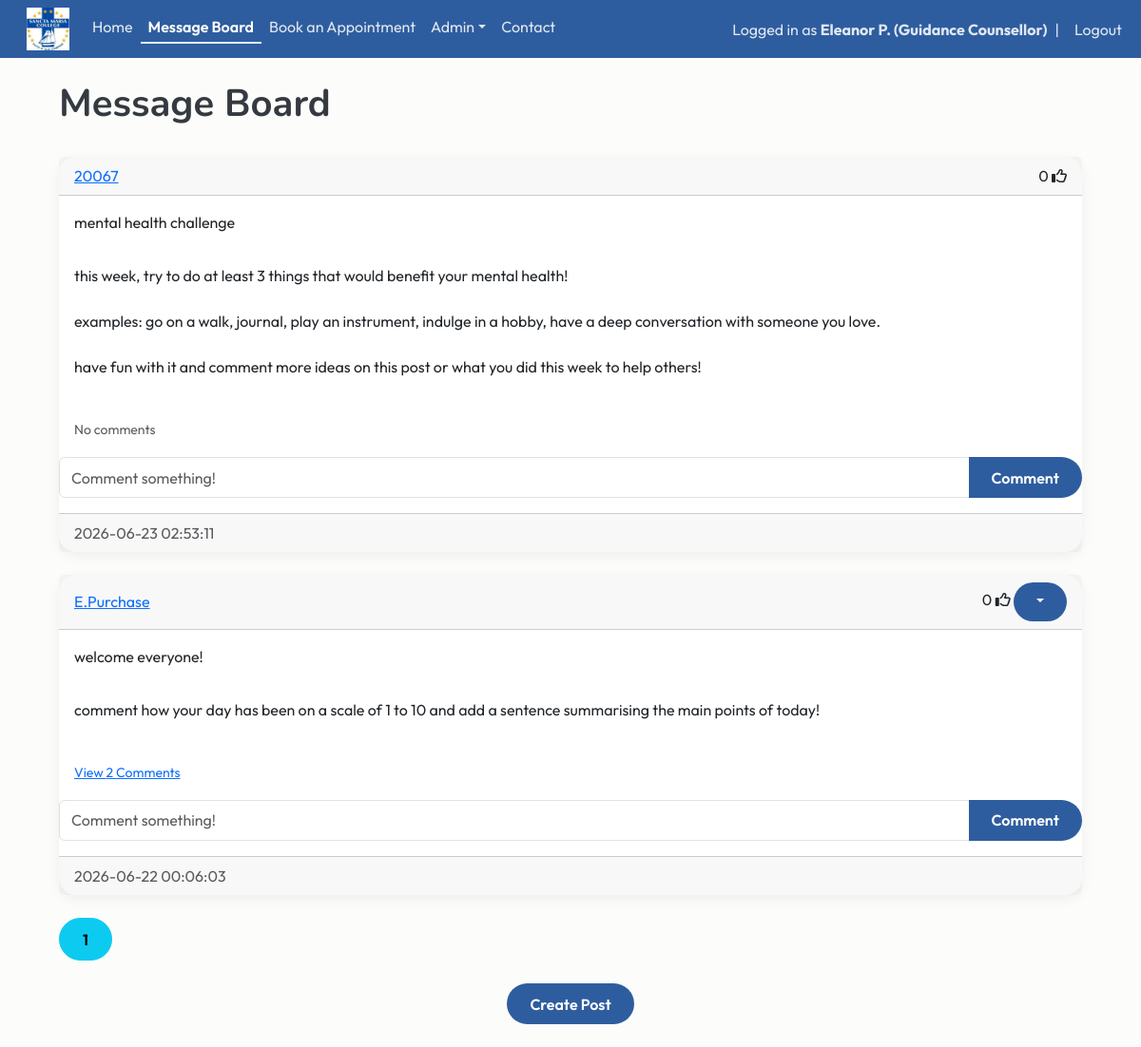
/blog (signed in), run on the app's committed database.
### website/models.py (models this page shows)
class User(db.Model, UserMixin):
    id = db.Column(db.Integer, primary_key=True)
    email = db.Column(db.String(150), unique=True)
    fname = db.Column(db.String(20))
    lname = db.Column(db.String(20))
    username = db.Column(db.String(150), unique=True)
    role = db.Column(db.String(150))
    password = db.Column(db.String(150))
    date_created = db.Column(db.DateTime(timezone=True), default=func.now())
    posts = db.relationship('Post', backref='user', passive_deletes=True)
    comments = db.relationship('Comment', backref='user', passive_deletes=True)
    likes = db.relationship('Like', backref='user', passive_deletes=True)
    appointments = db.relationship('Appointment', foreign_keys="Appointment.counsellor_id", back_populates="counsellor")

class Post(db.Model):
    id = db.Column(db.Integer, primary_key=True)
    title = db.Column(db.String(150), unique=False)
    content = db.Column(db.Text, nullable=False)
    date_created = db.Column(db.DateTime(timezone=True), default=func.now())
    author = db.Column(db.Integer, db.ForeignKey('user.id', ondelete="CASCADE"), nullable=False)
    comments = db.relationship('Comment', backref='post', passive_deletes=True)
    likes = db.relationship('Like', backref='post', passive_deletes=True)

### website/views.py (the view)
@views.route("/blog")
@login_required
def blog():
    page = request.args.get('page', 1, type=int)
    posts = Post.query.order_by(Post.date_created.desc()).paginate(page=page, per_page=4)
    return render_template("blog.html", user=current_user, posts=posts, endpoint='views.blog')

### website/__init__.py (called while the page is built)
def create_app():
    app = Flask(__name__)
    app.config['SECRET_KEY'] = "DQiAlMIU5u5eeLDw4KPMHx4d"
    app.config['SQLALCHEMY_DATABASE_URI'] = f'sqlite:///{DB_NAME}'
    db.init_app(app)
    from .views import views
    from .auth import auth
    app.register_blueprint(views, url_prefix="/")
    app.register_blueprint(auth, url_prefix="/")
    from .models import User, Post
    with app.app_context():
        db.create_all()
    login_manager = LoginManager()
    login_manager.login_view = "auth.login"
    login_manager.init_app(app)
    @login_manager.user_loader
    def load_user(id):
        return User.query.get(int(id))
    return app

### website/templates/blog.html
{% extends "posts_div.html"%} {% block title %} Message Board {% endblock %}

### website/templates/posts_div.html (shortened to what this page needs)
{% extends "template.html"%} {% block title %} Message Board {% endblock %}
{% block content%}
<div class="container">
    <br/>
    <h1>{% block header %} Message Board {% endblock %}</h1>
    <br/>
    <div id="posts">
        {% for post in posts %}
        <div class="card border-dark">
            <div class="card-header d-flex justify-content-between align-items-center">
                <a href="/posts/{{post.user.username}}">{{post.user.username}}</a>
                <div>
                    <span id="likes-count-{{post.id}}">{{ post.likes|length }}</span>
                    {% if user.id in post.likes|map(attribute="author")|list %}
                    <i class="fas fa-thumbs-up" id="like-button-{{post.id}}" onclick="like({{post.id}})"></i>
                    {% else %}
                    <i class="far fa-thumbs-up" id="like-button-{{post.id}}" onclick="like({{post.id}})"></i>
                    {% endif %}
                        {% if user.id == post.author %}
                        <div class="btn-group">
                            <button type="button" class="btn btn-primary btn-sm dropdown-toggle" data-bs-toggle="dropdown"></button>
                        </div>
                        {% endif %}
                </div>
            </div>
            <div class ="card-body">
                <div class="card-text">{{post.title}}</div>
            </div>
            <div class ="card-body">
                <div class="card-text">{{post.content | replace('\n', '<br>') | safe}}</div>
            </div>
            <br/>
            <p class="card-text ms-3">
                {% if post.comments|length > 0 %}
                <a data-bs-toggle="collapse" href="#comments-{{post.id}}" role="button">
                    <small>View {{post.comments|length}} Comments</small>
                </a>
                {% else %}
                <small class="text-muted">No comments</small>
                {% endif %}
            </p>
            <form class="input-group mb-3" method="POST" action="/create-comment/{{post.id}}">
                <input type="text" id="text" name="text" class="form-control" placeholder="Comment something!"/>
                <button type="submit" class="btn btn-primary">Comment</button>
            </form >
            <div class ="card-footer text-muted">{{post.date_created}}</div>
        </div>
        <br/>
        {% endfor %}
    </div>
    {% for page_num in posts.iter_pages(left_edge=1, right_edge=1, left_current=1, right_current=2) %}
    {% if page_num %}
    {% if endpoint == 'views.posts' %}
    {% set page_url = url_for(endpoint, username=username, page=page_num) %}
    {% else %}
    {% set page_url = url_for(endpoint, page=page_num) %}
    {% endif %}
    {% if posts.page == page_num %}
    <a class="btn btn-info mb-4" href="{{ page_url }}">{{page_num}}</a>
    {% else %}
    <a class="btn btn-outline-info mb-4" href="{{ page_url }}">{{page_num}}</a>
    {% endif %}
    {% else %}
    ...
    {% endif %}
    {% endfor %}
    {% block footer %}
    <div align="center">
        <a href="/create-post">
            <button type="button" class="btn btn-primary btn-large">
                Create Post
            </button>
        </a>
    </div>
    <br/>
</div>
{% endblock %}
{% endblock %}

### website/templates/template.html (shortened to what this page needs)
<!DOCTYPE html>
<html>
    <head>
        <link href="https://cdn.jsdelivr.net/npm/bootstrap@5.3.8/dist/css/bootstrap.min.css" rel="stylesheet">
        <link rel="stylesheet" type="text/css" href="{{ url_for('static', filename='main.css') }}">
    </head>
    <body>
        <nav class="navbar navbar-expand-lg">
            <div class="container-fluid">
              <div class="collapse navbar-collapse" id="navbarSupportedContent">
                <ul class="navbar-nav me-auto mb-2 mb-lg-0">
                  <li class="nav-item">
                      <a class="navbar-brand" href="/home">
                          <img src="{{ url_for('static', filename='img/schoollogo.jpg') }}" width="45px" height="45px">
                      </a>
                  </li>
                  <li class="nav-item">
                      <a class="nav-link {% if request.path == '/home' %}active{% endif %}" href="/home">Home</a>
                  </li>
                  {% if user.is_authenticated %}
                  <li class="nav-item">
                    <a class="nav-link {% if request.path == '/blog' %}active{% endif %}" href="/blog">Message Board</a>
                  </li>
                  <li class="nav-item">
                      <a class="nav-link {% if request.path == '/book-appointment' %}active{% endif %}" href="/book-appointment">Book an Appointment</a>
                  </li>
                  {% if current_user.role == "Guidance Counsellor" %}
                  <li class="nav-item dropdown">
                    <a class="nav-link dropdown-toggle {% if request.path in ['/notifications', '/permissions'] %}active{% endif %}" href="#" role="button" data-bs-toggle="dropdown" aria-expanded="false">Admin</a>
                  </li>
                  {% endif %}
                  {% endif %}
                  <li class="nav-item">
                      <a class="nav-link {% if request.path == '/contact' %}active{% endif %}" href="/contact">Contact</a>
                  </li>
                </ul>
                <ul class="navbar-nav ms-auto align-items-center">
                {% if user.is_authenticated %}
                <li class="nav-item">
                    <span class="navbar-text">
                        Logged in as <strong>{{ user.fname }} {{ user.lname[0] }}. ({{ user.role }})</strong>
                    </span>
                </li>
                <li class="nav-item mx-2">
                    <span class="navbar-text">|</span>
                </li>
                <li class="nav-item">
                    <a class="nav-link py-0" href="/logout">Logout</a>
                </li>
                {% endif %}
                </ul>
              </div>
            </div>
          </nav>
        <main>{% block content %} {% endblock %}</main>
      </body>
</html>

### website/static/main.css (style rules this page uses)
:root { --navy: #2E5D9F; --blue: #5D8CC7; --seafoam: #e7f3fc; --light-blue: #F5FAFE; --cream: #FCFCFA; --text: #343A40; --danger: #C86B6B; --radius: 18px; --section-padding: 6rem; }
.navbar { background-color:var(--navy); }
.navbar .nav-link, .navbar .navbar-text { color: rgba(255,255,255,0.85); transition: 0.2s ease; }
.navbar .nav-link.active { color: #FFFFFF; font-weight: 600; border-bottom: 2px solid var(--seafoam); padding-bottom: 4px; }
body { background-color: var(--cream); color: var(--text); font-family: 'Outfit', Arial, sans-serif; }
h1,h2,h3 { font-family: 'Nunito', Arial, sans-serif; font-weight: 700; }
p { line-height:1.7; }
.container { max-width: 1100px; }
.card { border: none; border-radius: var(--radius); box-shadow: 0 4px 14px rgba(0,0,0,0.06); transition: transform 0.25s ease, box-shadow 0.25s ease; }
.btn { border-radius: 30px; padding: .6rem 1.5rem; font-weight: 600; transition: .25s ease; }
.btn-primary { background: var(--navy); border: none; }

### data on the page
User: fname "Eleanor", lname "P", role "Guidance Counsellor"
Post: user.username "20067", likes|length "0", title "mental health challenge", content "this week, try to do at least 3 things that would benefit your mental health! examples: go on a walk, journal, play an instrument, indulge in a hobby, have a deep conversation with someone you love. have fun with it and comment more ideas on this post or what you did this week to help others!", shows "No comments", date_created "2026-06-23 02:53:11"
Post: user.username "E.Purchase", likes|length "0", title "welcome everyone!", content "comment how your day has been on a scale of 1 to 10 and add a sentence summarising the main points of today!", comments|length "2", date_created "2026-06-22 00:06:03"

### other printed values
{{ page_num }} "1"
